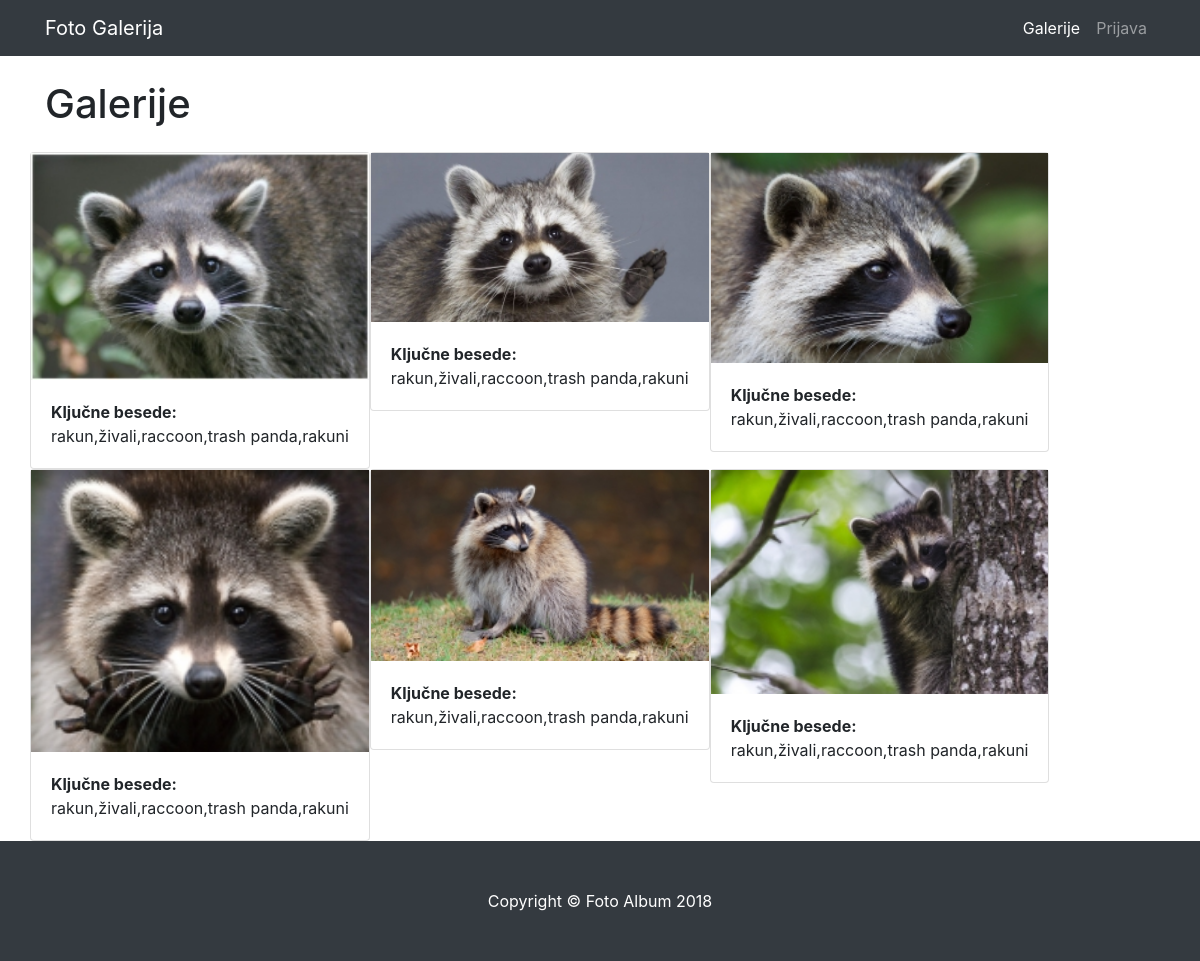
The page /galerija.php?id=29 on the database its author committed.
### tables this page shows
CREATE TABLE `galerija` (
  `ID` int(11) NOT NULL,
  `album_id` varchar(10) NOT NULL,
  `naslov_galerije` varchar(1000) NOT NULL,
  `slika_galerija` varchar(1000) NOT NULL,
  `tagi` varchar(500) NOT NULL,
  `status` varchar(20) NOT NULL
);

### galerija.php (the view, shortened to what this page needs)
<?php
include "glava.php";
include "meni.php";
include "povezi.php";
?>
<link href="vendor/litebox-master/assets/css/litebox.css" rel="stylesheet" type="text/css" media="all" />
    <div class="container">
      <h1 class="my-4">Galerije</h1>
	<div class="row">
<?php
$id_album_galerija = $_REQUEST["id"];
$result = mysqli_query($povezi,"SELECT * FROM galerija WHERE album_id='$id_album_galerija' AND status='procesiranje'");
while ($row = mysqli_fetch_assoc($result)){
$tagi=$row['tagi'];
$slika=$row['slika_galerija'];
echo "<div class='card h-100'>
		<a href='admin/nalozene_slike_galerija/$slika' class='inline-block galerija'>
		<img src='admin/zmanjsane_slike_galerija/$slika' height='100%' width='100%' class='inline-block'/></a>
	<div class='card-body'>
              <p class='card-text'><b>Ključne besede: </b><br>$tagi</p>
            </div>
	</div>";
?>
<?php } ?>
	</div>
</div>
<?php include "noga.php"; ?>

### css/3-col-portfolio.css (style rules this page uses)
body { padding-top: 54px; }
@media (min-width: 992px) { body { padding-top: 56px; } }

### rows shown on the page
galerija: slika_galerija (picture), tagi "rakun,živali,raccoon,trash panda,rakuni"
galerija: slika_galerija (picture), tagi "rakun,živali,raccoon,trash panda,rakuni"
galerija: slika_galerija (picture), tagi "rakun,živali,raccoon,trash panda,rakuni"
galerija: slika_galerija (picture), tagi "rakun,živali,raccoon,trash panda,rakuni"
galerija: slika_galerija (picture), tagi "rakun,živali,raccoon,trash panda,rakuni"
galerija: slika_galerija (picture), tagi "rakun,živali,raccoon,trash panda,rakuni"
